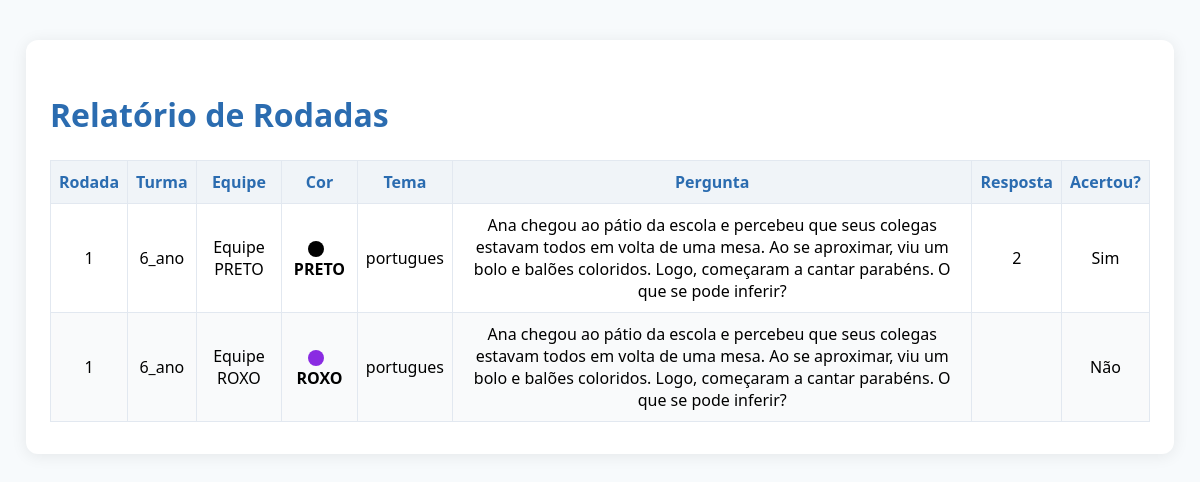
The app's page /relatorio with its own data.
### models.py (models this page shows)
class Rodada(db.Model):
    id = db.Column(db.Integer, primary_key=True)
    equipe_id = db.Column(db.Integer, db.ForeignKey('equipe.id'), nullable=False)
    questao_id = db.Column(db.Integer, db.ForeignKey('questao.id'), nullable=False)
    tema = db.Column(db.String(50))
    acertou = db.Column(db.Boolean)
    resposta = db.Column(db.String(255))
    numero = db.Column(db.Integer)

class Turma(db.Model):
    id = db.Column(db.Integer, primary_key=True)
    nome = db.Column(db.String(50), unique=True, nullable=False)
    equipes = db.relationship('Equipe', backref='turma', lazy=True)
    questoes = db.relationship('Questao', backref='turma', lazy=True)

class Equipe(db.Model):
    id = db.Column(db.Integer, primary_key=True)
    nome = db.Column(db.String(50), nullable=False)
    cor = db.Column(db.String(30), nullable=False)
    turma_id = db.Column(db.Integer, db.ForeignKey('turma.id'), nullable=False)
    rodadas = db.relationship('Rodada', backref='equipe', lazy=True)

class Questao(db.Model):
    id = db.Column(db.Integer, primary_key=True)
    turma_id = db.Column(db.Integer, db.ForeignKey('turma.id'), nullable=False)
    enunciado = db.Column(db.Text, nullable=False)
    resposta_correta = db.Column(db.String(255), nullable=False)
    alternativas = db.Column(db.Text, nullable=False)
    tema = db.Column(db.String(50), nullable=False)
    rodadas = db.relationship('Rodada', backref='questao', lazy=True)

### app.py (the view)
@app.route('/relatorio')
def relatorio():
    rodadas = (
        db.session.query(
            Rodada.numero,
            Turma.nome.label('turma'),
            Equipe.nome.label('equipe'),
            Equipe.cor,
            Questao.tema,
            Questao.enunciado,
            Rodada.resposta,
            Rodada.acertou
        )
        .join(Equipe, Rodada.equipe_id == Equipe.id)
        .join(Questao, Rodada.questao_id == Questao.id)
        .join(Turma, Equipe.turma_id == Turma.id)
        .order_by(Rodada.numero.asc())
        .all()
    )
    return render_template('relatorio.html', rodadas=rodadas)

### templates/relatorio.html (shortened to what this page needs)
<!DOCTYPE html>
<html lang="pt-br">
<head>
    <link rel="stylesheet" href="{{ url_for('static', filename='css/relatorio.css') }}">
</head>
<body>
    <div class="container-relatorio">
        <h1>Relatório de Rodadas</h1>
        <table>
            <thead>
                <tr>
                    <th>Rodada</th>
                    <th>Turma</th>
                    <th>Equipe</th>
                    <th>Cor</th>
                    <th>Tema</th>
                    <th>Pergunta</th>
                    <th>Resposta</th>
                    <th>Acertou?</th>
                </tr>
            </thead>
            <tbody>
                {% for r in rodadas %}
                <tr>
                    <td>{{ r['numero'] }}</td>
                    <td>{{ r['turma'] }}</td>
                    <td>{{ r['equipe'] }}</td>
                    <td>
                        {% set cor_nome = r['cor']|lower|replace(' ', '_') %}
                        <span class="cor-circulo cor-{{ cor_nome }}"></span>
                        <span style="font-weight:bold;">{{ r['cor']|default('Sem cor') }}</span>
                    </td>
                    <td>{{ r['tema'] }}</td>
                    <td>{{ r['enunciado'] }}</td>
                    <td>{{ r['resposta'] }}</td>
                    <td>{{ 'Sim' if r['acertou'] else 'Não' }}</td>
                </tr>
                {% endfor %}
            </tbody>
        </table>
    </div>
</body>
</html>

### static/css/relatorio.css (style rules this page uses)
.cor-circulo { display: inline-block; width: 16px; height: 16px; border-radius: 50%; vertical-align: middle; margin-right: 6px; background: #888; }
.cor-roxo { background: #8A2BE2; }
.cor-preto { background: #000000; }
body { background: #f7fafc; font-family: 'Segoe UI', Arial, sans-serif; margin: 0; padding: 0; }
.container-relatorio { max-width: 1100px; margin: 40px auto; background: #fff; border-radius: 12px; box-shadow: 0 2px 16px rgba(0,0,0,0.08); padding: 32px 24px; }
.container-relatorio h1 { color: #2b6cb0; margin-bottom: 24px; font-size: 2rem; }
.container-relatorio table { width: 100%; border-collapse: collapse; margin-top: 16px; }
.container-relatorio th, .container-relatorio td { border: 1px solid #e2e8f0; padding: 10px 8px; text-align: center; }
.container-relatorio th { background: #f0f4f8; color: #2b6cb0; }
.container-relatorio tr:nth-child(even) { background: #f9fafb; }

### records on screen
Rodada: numero "1", turma "6_ano", equipe "Equipe PRETO", cor "PRETO", tema "portugues", enunciado "Ana chegou ao pátio da escola e percebeu que seus colegas estavam todos em volta de uma mesa. Ao se aproximar, viu um bolo e balões coloridos. Logo, começaram a cantar parabéns. O que se pode inferir?", resposta "2", acertou "Sim"
Rodada: numero "1", turma "6_ano", equipe "Equipe ROXO", cor "ROXO", tema "portugues", enunciado "Ana chegou ao pátio da escola e percebeu que seus colegas estavam todos em volta de uma mesa. Ao se aproximar, viu um bolo e balões coloridos. Logo, começaram a cantar parabéns. O que se pode inferir?", acertou "Não"
